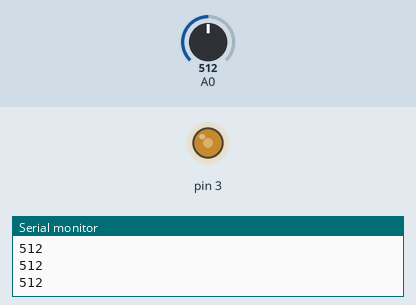
Simulated run of this sketch. Board: Arduino Uno, built with avr-gcc and run on an emulated ATmega328P. Shown: output pins drawn as LEDs (lit = HIGH), the last lines printed to the serial monitor. The inputs (shaded band) are chosen by the test bench; at power-on: A0 = 512.

Above: at 1.2 s.
1.3 s: A0 set to 716
At 1.6 s:
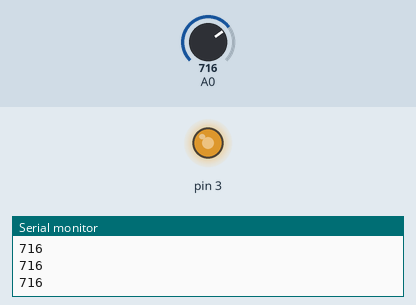
2.8 s: A0 set to 900
At 4.0 s:
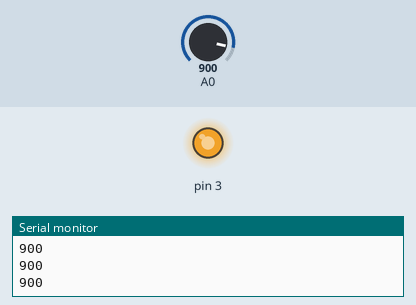
4.3 s: A0 set to 122
At 5.1 s:
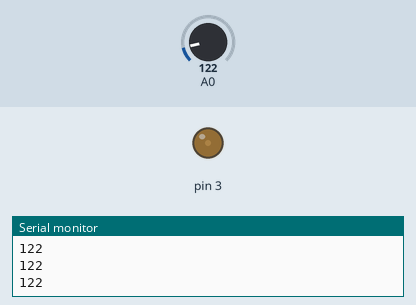
5.8 s: A0 set to 0
At 6.2 s:
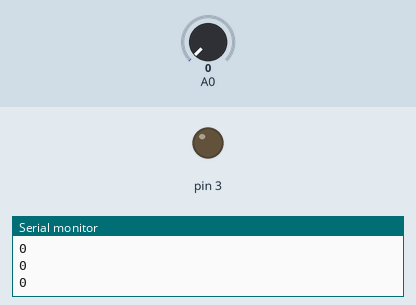
7.3 s: A0 set to 511
At 8.6 s:
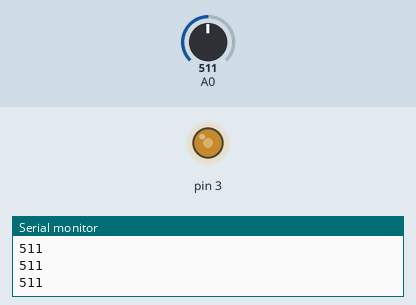
Timing chart, 0 to 9.8 s (numbered marks = the images above; inputs shaded):
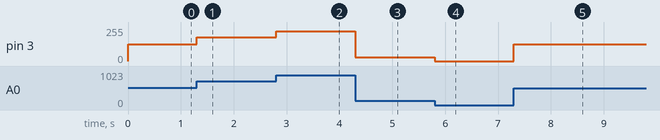

Measured:
- after the input at 1.3 s, pin 3: 127/255 → 178/255 at once
- after the input at 2.8 s, pin 3: 178/255 → 224/255 at once
- after the input at 4.3 s, pin 3: 224/255 → 30/255 at once
- after the input at 5.8 s, pin 3: 30/255 → 0/255 at once
- after the input at 7.3 s, pin 3: 0/255 → 127/255 at once

The sketch:

class_13.ino
```cpp
void setup() {
  pinMode(A0, INPUT);
  pinMode(3, OUTPUT);
  Serial.begin(9600);
}

void loop() {
  int input = analogRead(A0);
  int output = map(input, 0, 1023, 0, 255);

  analogWrite(3, output);

  Serial.println(input);
}
```
